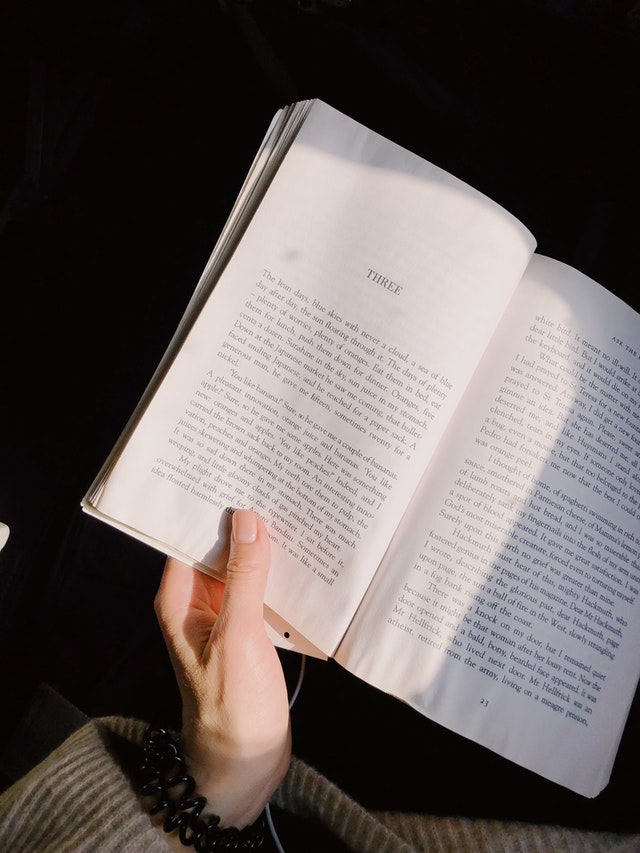
#> input picture DL/OpenCV_ex/book.jpg, 640 x 853 px, found by its file name
$ python 14_convert_erosion.py
#> lines starting #> are read from the running program, lines starting #| are printed output that depends on the picture
import cv2
import numpy as np

kernel = np.ones((3, 3), np.uint8)

img = cv2.imread('./DL/OpenCV_ex/book.jpg', cv2.IMREAD_GRAYSCALE)
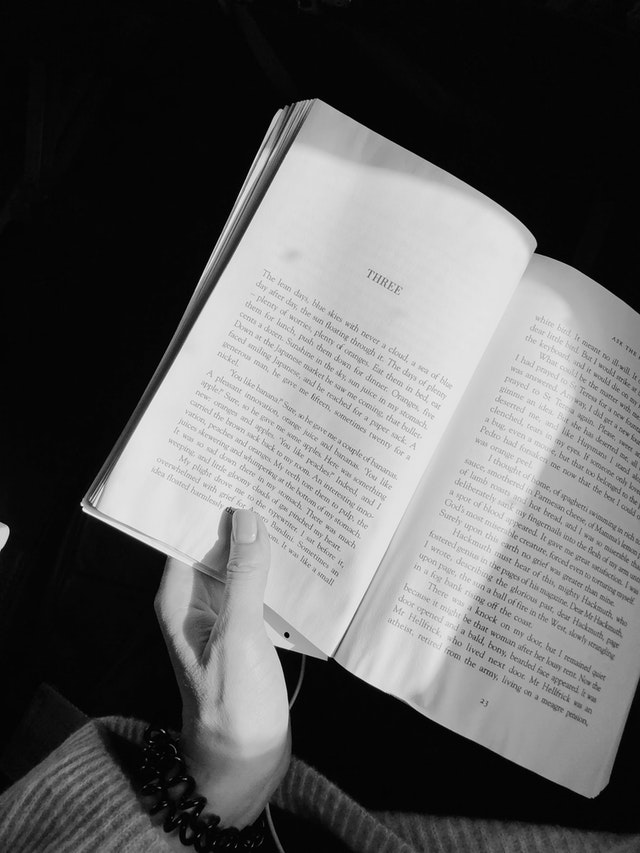
#> img: shape (853, 640); min 0, max 249, mean 94.8
erode1 = cv2.erode(img, kernel, iterations=1)
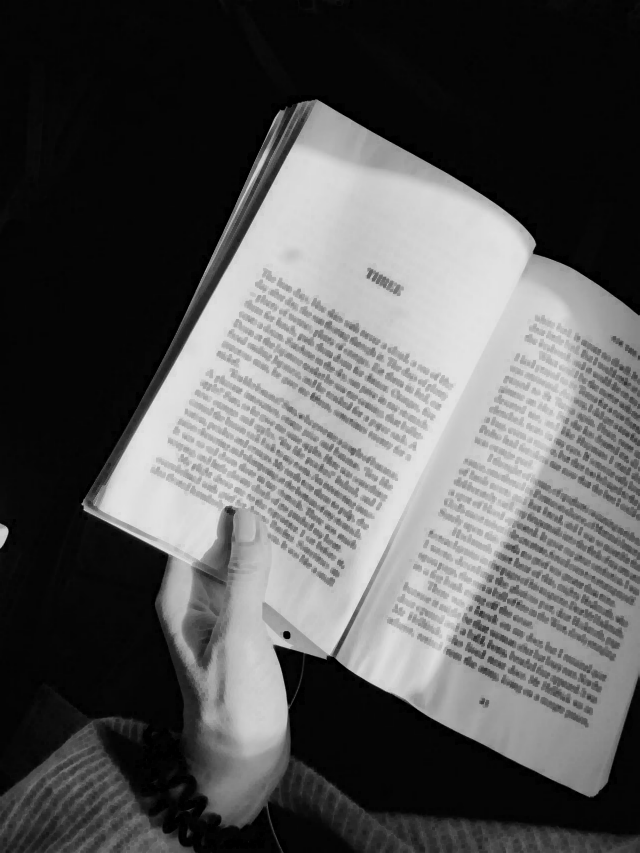
#> erode1: shape (853, 640); min 0, max 228, mean 87.4
erode2 = cv2.erode(img, kernel, iterations=2)
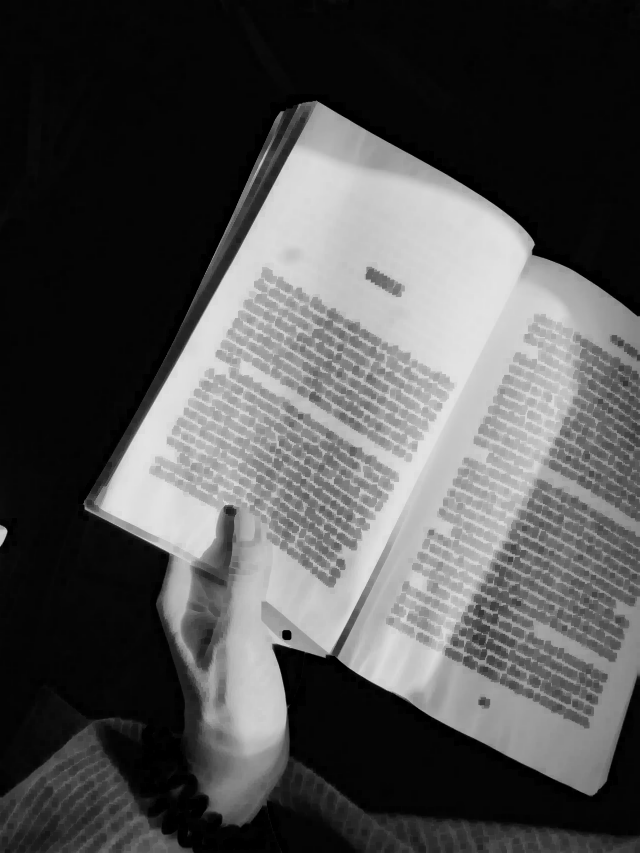
#> erode2: shape (853, 640); min 0, max 227, mean 82.2
erode3 = cv2.erode(img, kernel, iterations=3)
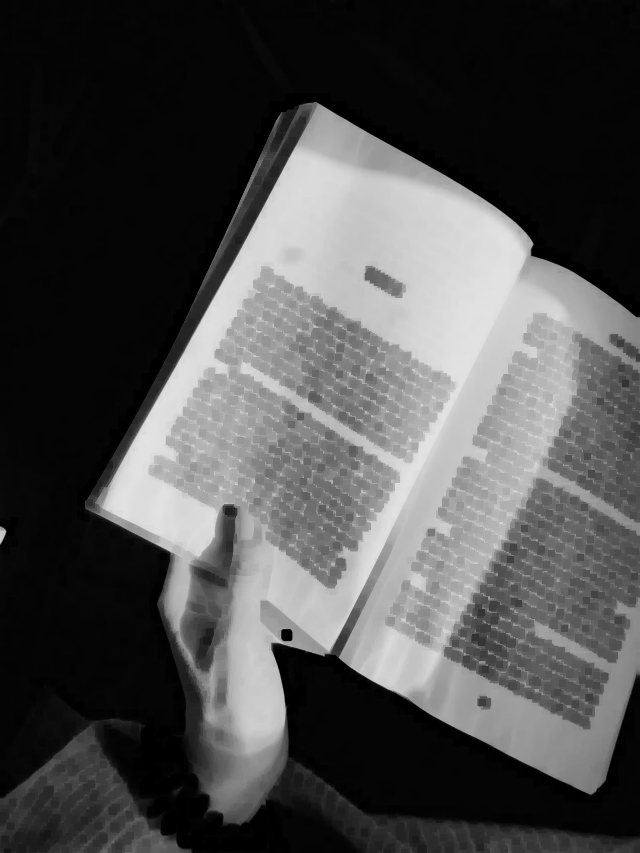
#> erode3: shape (853, 640); min 0, max 227, mean 78

cv2.imshow('img', img)
cv2.imshow('erode1', erode1)
cv2.imshow('erode2', erode2)
cv2.imshow('erode3', erode3)
cv2.waitKey(0)
cv2.destroyAllWindows()
